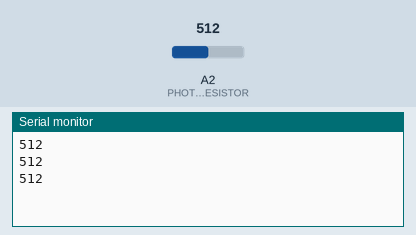
Recording of a sketch running on a simulated Arduino Uno, built with avr-gcc and run on an emulated ATmega328P. On the bench: the last lines printed to the serial monitor. The test bench sets the inputs (shaded band); at power-on: A2 (PHOTORESISTOR) = 512.

Above: at 1.2 s.
1.3 s: A2 (PHOTORESISTOR) set to 716
At 1.86 s:
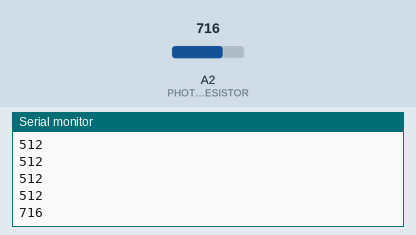
2.8 s: A2 (PHOTORESISTOR) set to 900
At 3.06 s:
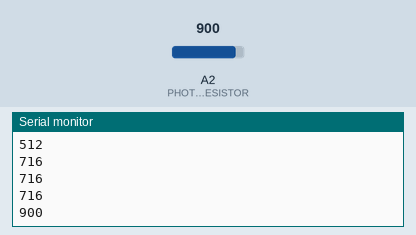
Timing chart, 0 to 5.8 s (numbered marks = the images above; inputs shaded):
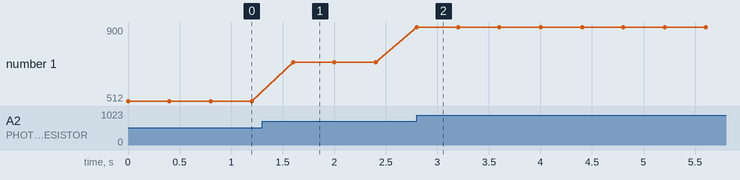

The sketch:

19_01_analogRead.ino
```cpp
/*****************************************************************
 *               revisione sketch by Petenatti P.                *
 *****************************************************************
 *                         Filo Connesso                         *
 *                   Impariamo Arduino Live #19                  *
 *                     Analog inputs e pwm                       *
 *                 https://youtu.be/P1OLH0sSmw4                  *
 *                                                               *
 *****************************************************************
 *                     analogRead   00:37:30                     *
 *                                                               *
 *****************************************************************
 */

// indico che il fotoresistore è collegato su A2
#define PHOTORESISTOR A2

// inizializzo la varibile
int val = 0;

void setup() {
  Serial.begin(115200);

}

void loop() {
  // leggo il valore analogico e lo assegno a "val"
  val = analogRead(PHOTORESISTOR);
  // e lo scrivo sul serial monitor
  Serial.println(val);

  delay(400);

}
```

Measured:
- after the input at 1.3 s, the serial monitor: prints a new line after 0.30 s (image 1)
- after the input at 2.8 s, the serial monitor: prints a new line at once (image 2)
- plotted number 1: 512 → 716 after the input at 1.3 s, 716 → 900 after the input at 2.8 s
